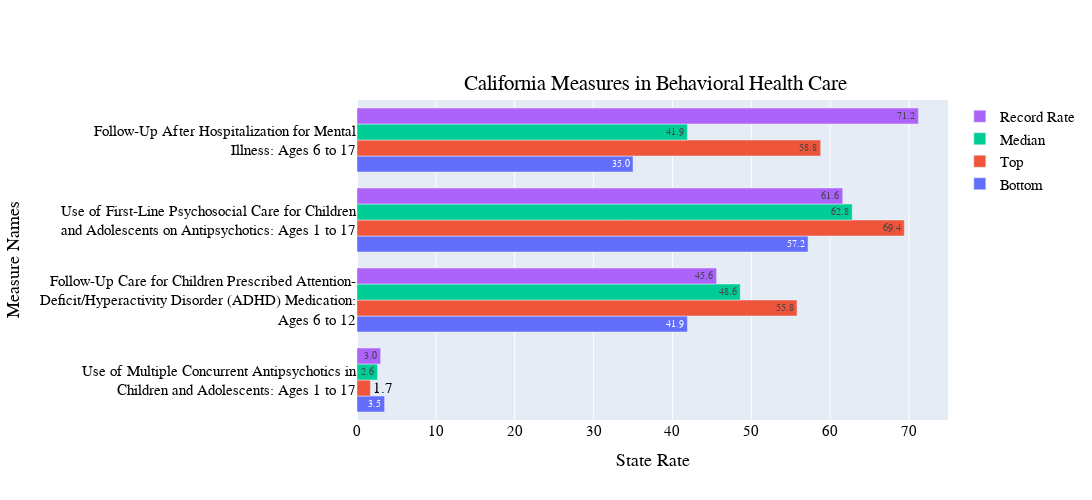

Notebook source saved alongside this figure:
### Code cell
bot=CA_BHC['Bottom']
top=CA_BHC['Top']
med=CA_BHC['Median']
sta=CA_BHC['StateRate']
mtype=CA_BHC['MeasureType']
prog_stat= CA_BHC['Eval']

state=CA_BHC['State'].unique()
state=state[0]
dom= CA_BHC['Domain'].unique()
dom=dom[0]



fig = go.Figure(data=[
    go.Bar(name='Bottom', x=CA_BHC['Bottom'], 
           y=CA_BHC['MeasureName'].apply(lambda txt: '<br>'.join(textwrap.wrap(txt, width=50))).tolist() ,
           orientation='h', 
           text=bot,textposition='auto',
           hoverinfo='skip',
           legendrank=4),
    go.Bar(name='Top',  x=CA_BHC['Top'], 
           y=CA_BHC['MeasureName'].apply(lambda txt: '<br>'.join(textwrap.wrap(txt, width=50))).tolist() ,
           orientation='h',
           text=top,textposition='auto',
           hoverinfo='skip', 
           legendrank=3),
    go.Bar(name='Median',  x=CA_BHC['Median'], 
           y=CA_BHC['MeasureName'].apply(lambda txt: '<br>'.join(textwrap.wrap(txt, width=50))).tolist() ,
           orientation='h',
           text=med,textposition='auto',
           hoverinfo='skip',
           legendrank=2),
    go.Bar(name='Record Rate', x=CA_BHC['StateRate'], 
           y=CA_BHC['MeasureName'].apply(lambda txt: '<br>'.join(textwrap.wrap(txt, width=50))).tolist() ,
           orientation='h',
           text=sta,textposition='auto',
           hovertext= mtype+": "+prog_stat,
           hoverinfo="text",
           legendrank=1),
       
])
# Change the bar mode
fig.update_layout(barmode='group',
    width=1500,
    height=500, 
    title={
        'text': state+' Measures in '+dom,
        'y':0.85,
        'x':0.6,
        'xanchor': 'center',
        'yanchor': 'top'},
    xaxis_title="State Rate",
    yaxis_title="Measure Names",
   # color= 'viridis',
    font=dict(
        family="Arial",
        size=15,
        color="Black"
       ) 
     #Colorscale(sequential='Viridis')
                 )
 
fig.show()

### Figure 1 — Plotly figure (JSON) as saved in the notebook; plotly's stock layout.template omitted (floating-point values rounded to 4 significant figures)
{"data": [{"hoverinfo": "skip", "legendrank": 4, "name": "Bottom", "orientation": "h", "text": ["3.5", "41.9", "57.2", "35.0"], "textposition": "auto", "type": "bar", "x": [3.5, 41.9, 57.2, 35], "y": ["Use of Multiple Concurrent Antipsychotics in<br>Children and Adolescents: Ages 1 to 17", "Follow-Up Care for Children Prescribed Attention-<br>Deficit/Hyperactivity Disorder (ADHD) Medication:<br>Ages 6 to 12", "Use of First-Line Psychosocial Care for Children<br>and Adolescents on Antipsychotics: Ages 1 to 17", "Follow-Up After Hospitalization for Mental<br>Illness: Ages 6 to 17"]}, {"hoverinfo": "skip", "legendrank": 3, "name": "Top", "orientation": "h", "text": ["1.7", "55.8", "69.4", "58.8"], "textposition": "auto", "type": "bar", "x": [1.7, 55.8, 69.4, 58.8], "y": ["Use of Multiple Concurrent Antipsychotics in<br>Children and Adolescents: Ages 1 to 17", "Follow-Up Care for Children Prescribed Attention-<br>Deficit/Hyperactivity Disorder (ADHD) Medication:<br>Ages 6 to 12", "Use of First-Line Psychosocial Care for Children<br>and Adolescents on Antipsychotics: Ages 1 to 17", "Follow-Up After Hospitalization for Mental<br>Illness: Ages 6 to 17"]}, {"hoverinfo": "skip", "legendrank": 2, "name": "Median", "orientation": "h", "text": ["2.6", "48.6", "62.8", "41.9"], "textposition": "auto", "type": "bar", "x": [2.6, 48.6, 62.8, 41.9], "y": ["Use of Multiple Concurrent Antipsychotics in<br>Children and Adolescents: Ages 1 to 17", "Follow-Up Care for Children Prescribed Attention-<br>Deficit/Hyperactivity Disorder (ADHD) Medication:<br>Ages 6 to 12", "Use of First-Line Psychosocial Care for Children<br>and Adolescents on Antipsychotics: Ages 1 to 17", "Follow-Up After Hospitalization for Mental<br>Illness: Ages 6 to 17"]}, {"hoverinfo": "text", "hovertext": ["Lower rates are better for this measure: On Track", "Higher rates are better for this measure: Not on Track", "Higher rates are better for this measure: Not on Track", "Higher rates are better for this measure: On Track"], "legendrank": 1, "name": "Record Rate", "orientation": "h", "text": ["3.0", "45.6", "61.6", "71.2"], "textposition": "auto", "type": "bar", "x": [3, 45.6, 61.6, 71.2], "y": ["Use of Multiple Concurrent Antipsychotics in<br>Children and Adolescents: Ages 1 to 17", "Follow-Up Care for Children Prescribed Attention-<br>Deficit/Hyperactivity Disorder (ADHD) Medication:<br>Ages 6 to 12", "Use of First-Line Psychosocial Care for Children<br>and Adolescents on Antipsychotics: Ages 1 to 17", "Follow-Up After Hospitalization for Mental<br>Illness: Ages 6 to 17"]}], "layout": {"barmode": "group", "font": {"color": "Black", "family": "Arial", "size": 15}, "height": 500, "title": {"text": "California Measures in Behavioral Health Care", "x": 0.6, "xanchor": "center", "y": 0.85, "yanchor": "top"}, "width": 1500, "xaxis": {"title": {"text": "State Rate"}}, "yaxis": {"title": {"text": "Measure Names"}}}}
